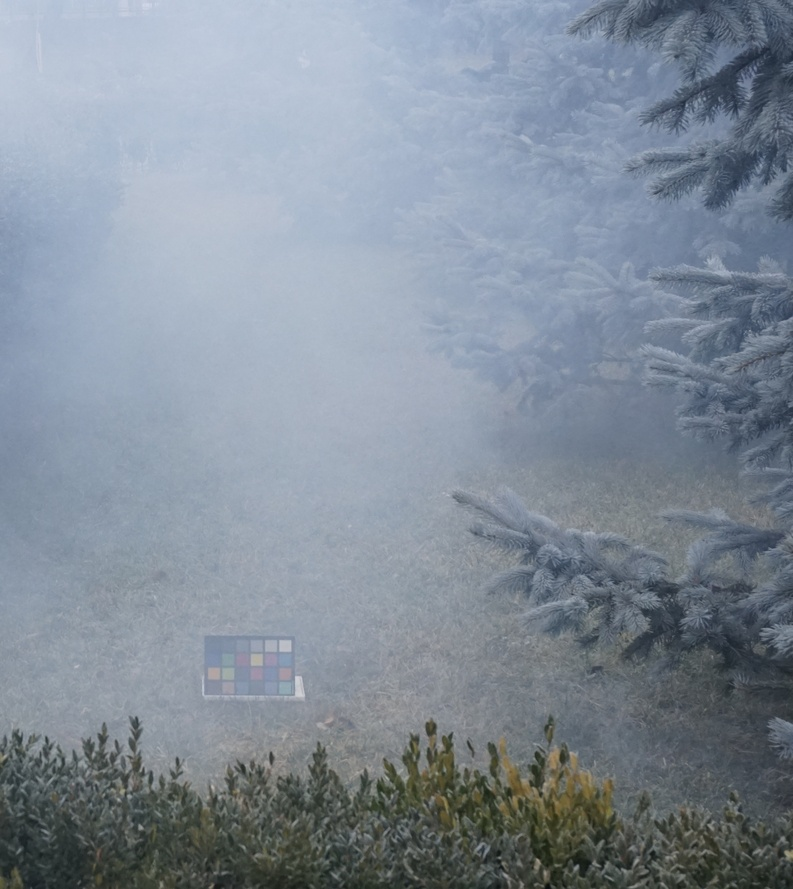
#> input picture data/hazy/08_outdoor_hazy.jpg, 793 x 889 px, shrunk from 2776 x 3112 before the run
$ python evaluate.py --hazy-dir ../data/hazy --gt-dir ../data/hazy
#> lines starting #> are read from the running program, lines starting #| are printed output that depends on the picture
### src/io_utils.py
from __future__ import annotations

from pathlib import Path

import numpy as np
from PIL import Image

from .postprocessing import to_uint8


def list_images(directory: str | Path, extensions: list[str]) -> list[Path]:
    """Return all image paths under `directory` matching the given extensions."""
    return [p for p in Path(directory).rglob("*") if p.suffix.lower() in extensions]


def read_image(path: str | Path) -> np.ndarray:
    """Load an image from disk as an RGB float array in [0, 1]."""
    return np.array(Image.open(path).convert("RGB")) / 255.0


# [11 lines left out: functions write_image, ensure_dir, not called in this run]

### src/dark_channel.py
from __future__ import annotations

import numpy as np


from scipy.ndimage import minimum_filter


def estimate_dark_channel(image: np.ndarray, patch_size: int) -> np.ndarray:
    """Compute the dark channel: J_dark(x) = min_{y in Omega(x)} min_c J^c(y).

    image: HxWx3 float in [0, 1]
    Returns HxW float array.
    """
    dark = minimum_filter(np.min(image, axis=2), size=patch_size)
    return dark

### src/atmospheric_light.py
from __future__ import annotations

import numpy as np


def estimate_atmospheric_light(
    image: np.ndarray,
    dark_channel: np.ndarray,
    top_percent: float,
) -> np.ndarray:
    """Estimate the atmospheric light A from the brightest pixels of the dark channel.

    image: HxWx3 float in [0, 1]
    dark_channel: HxW float
    top_percent: fraction of brightest dark-channel pixels to consider.
    Returns a 3-vector A.
    """

    num_pixels = max(1, int(top_percent * dark_channel.size))
    brightest_pixels = np.argsort(dark_channel, axis=None)[-num_pixels:]
    brightest_pixels = np.unravel_index(brightest_pixels, dark_channel.shape)
    candidates = image[brightest_pixels]
    brightest_idx = np.argmax(np.sum(candidates, axis=1))
    return candidates[brightest_idx]

### src/pipeline.py
from __future__ import annotations

from pathlib import Path

import numpy as np

try:
    from tqdm import tqdm
except ImportError:
    def tqdm(iterable, **_kwargs):
        return iterable

from .constants import IMAGE_EXTENSIONS
from .dark_channel import estimate_dark_channel
from .atmospheric_light import estimate_atmospheric_light
from .io_utils import ensure_dir, list_images, read_image, write_image
from .transmission import estimate_transmission
from .sky_detection import detect_sky_mask, apply_sky_transmission
from .refinement import refine_transmission
from .recovery import recover_scene_radiance, gamma_correct
from .postprocessing import clip_image


def dehaze_image(
    image: np.ndarray,
    patch_size: int,
    omega: float,
    t_min: float,
    atmos_top_percent: float,
    guided_radius: int,
    guided_eps: float,
    gamma: float,
    sky_brightness_threshold: float,
    sky_dark_channel_threshold: float,
    sky_transmission: float,
    skip_refinement: bool = False,
    skip_sky_detection: bool = False,
) -> np.ndarray:
    """Run the full dehazing pipeline on a single image.

    Stages:
        1. Dark channel computation
        2. Atmospheric light estimation
        3. Coarse transmission estimation
        4. Sky detection and transmission correction — skipped if skip_sky_detection=True
        5. Transmission refinement (guided filter) — skipped if skip_refinement=True
        6. Scene radiance recovery
        7. Postprocessing
    """
    dark_channel = estimate_dark_channel(image, patch_size)
    atmospheric_light = estimate_atmospheric_light(image, dark_channel, atmos_top_percent)
    transmission = estimate_transmission(image, atmospheric_light, patch_size, omega)
    if not skip_sky_detection:
        sky_mask = detect_sky_mask(image, dark_channel, sky_brightness_threshold, sky_dark_channel_threshold)
        transmission = apply_sky_transmission(transmission, sky_mask, sky_transmission)
    if not skip_refinement:
        transmission = refine_transmission(image, transmission, guided_radius, guided_eps)
    recovered = recover_scene_radiance(image, transmission, atmospheric_light, t_min)
    return gamma_correct(clip_image(recovered), gamma)


# [44 lines left out: function process_directory, not called in this run]

### src/transmission.py
from __future__ import annotations

import numpy as np

from .dark_channel import estimate_dark_channel


def estimate_transmission(
    image: np.ndarray,
    atmospheric_light: np.ndarray,
    patch_size: int,
    omega: float,
) -> np.ndarray:
    """Estimate the coarse transmission map t(x) = 1 - omega * dark_channel(I/A).

    image: HxWx3 float in [0, 1]
    atmospheric_light: 3-vector A
    Returns HxW float array.
    """
    normalised = image / atmospheric_light
    dark = estimate_dark_channel(normalised, patch_size)
    return 1 - omega * dark


def clip_transmission(transmission: np.ndarray, t_min: float) -> np.ndarray:
    """Lower-bound the transmission map by t_min to avoid noise amplification."""
    return np.maximum(transmission, t_min)

### src/postprocessing.py
from __future__ import annotations

import numpy as np


def clip_image(image: np.ndarray) -> np.ndarray:
    """Clip an image to [0, 1]."""
    return np.clip(image, 0, 1)


def to_uint8(image: np.ndarray) -> np.ndarray:
    """Convert a float image in [0, 1] to uint8."""
    return (clip_image(image) * 255).round().astype(np.uint8)

### src/sky_detection.py
from __future__ import annotations

import numpy as np


def detect_sky_mask(
    image: np.ndarray,
    dark_channel: np.ndarray,
    brightness_threshold: float,
    dark_channel_threshold: float,
) -> np.ndarray:
    """Return a boolean mask of sky pixels.

    Sky pixels are typically bright across all channels and have a high dark
    channel value (violating the dark channel prior). Both conditions are
    combined to reduce false positives on bright non-sky regions.

    image: HxWx3 float in [0, 1]
    dark_channel: HxW float
    Returns HxW boolean array, True where sky is detected.
    """
    brightness = np.mean(image, axis=2)
    return (brightness >= brightness_threshold) & (dark_channel >= dark_channel_threshold)


def apply_sky_transmission(
    transmission: np.ndarray,
    sky_mask: np.ndarray,
    sky_transmission: float,
) -> np.ndarray:
    """Override transmission values in sky regions with a fixed value.

    Prevents the dark channel prior from under-estimating transmission in
    the sky, which would otherwise cause over-brightening on recovery.

    transmission: HxW float
    sky_mask: HxW boolean
    Returns HxW float transmission map with sky regions corrected.
    """
    corrected = transmission.copy()
    corrected[sky_mask] = sky_transmission
    return corrected

### src/refinement.py
from __future__ import annotations

import cv2
import numpy as np


def guided_filter(
    guide: np.ndarray,
    src: np.ndarray,
    radius: int,
    eps: float,
) -> np.ndarray:
    """Edge-preserving guided filter.

    guide: HxW or HxWx3 float guidance image (typically the hazy input as grayscale).
    src: HxW float image to be filtered (typically the coarse transmission).
    Returns HxW float refined image.
    """
    if guide.ndim == 3:
        guide = cv2.cvtColor(guide.astype(np.float32), cv2.COLOR_RGB2GRAY)
    else:
        guide = guide.astype(np.float32)

    src = src.astype(np.float32)
    radius = max(1, int(radius))
    window_size = (2 * radius + 1, 2 * radius + 1)

    mean_guide = cv2.boxFilter(guide, ddepth=-1, ksize=window_size, normalize=True)
    mean_src = cv2.boxFilter(src, ddepth=-1, ksize=window_size, normalize=True)
    mean_guide_src = cv2.boxFilter(guide * src, ddepth=-1, ksize=window_size, normalize=True)
    cov_guide_src = mean_guide_src - mean_guide * mean_src

    mean_guide_sq = cv2.boxFilter(guide * guide, ddepth=-1, ksize=window_size, normalize=True)
    var_guide = mean_guide_sq - mean_guide * mean_guide

    a = cov_guide_src / (var_guide + eps)
    b = mean_src - a * mean_guide

    mean_a = cv2.boxFilter(a, ddepth=-1, ksize=window_size, normalize=True)
    mean_b = cv2.boxFilter(b, ddepth=-1, ksize=window_size, normalize=True)
    return mean_a * guide + mean_b


def refine_transmission(
    image: np.ndarray,
    transmission: np.ndarray,
    radius: int,
    eps: float,
) -> np.ndarray:
    """Refine a coarse transmission map using the configured method."""
    refined = guided_filter(image, transmission, radius, eps)
    return np.clip(refined, 0, 1)

### src/recovery.py
from __future__ import annotations

import numpy as np


def recover_scene_radiance(
    image: np.ndarray,
    transmission: np.ndarray,
    atmospheric_light: np.ndarray,
    t_min: float,
) -> np.ndarray:
    """Recover the haze-free image J using the atmospheric scattering model:

        J(x) = (I(x) - A) / max(t(x), t_min) + A
    """
    t = np.maximum(transmission, t_min)[..., None]
    return (image - atmospheric_light) / t + atmospheric_light


def gamma_correct(image: np.ndarray, gamma: float) -> np.ndarray:
    """Apply gamma correction for tonal adjustment after recovery."""
    if gamma <= 0:
        raise ValueError("gamma must be positive")
    if gamma == 1.0:
        return image
    return np.power(np.clip(image, 0, None), 1.0 / gamma)

### scripts/evaluate.py
"""Evaluate the dehazing pipeline across ablation configurations.

Given a directory of hazy images and a matching directory of ground-truth
haze-free references (same filename in each), compute PSNR and SSIM for each
of the four ablation configurations:

    coarse           — skip refinement AND sky detection
    +sky             — skip refinement only
    +refinement      — skip sky detection only
    full             — full pipeline

Writes per-image and averaged metrics to a CSV file, and a Markdown table
suitable for pasting into the report.

Example:
    python scripts/evaluate.py \\
        --hazy-dir data/hazy \\
        --gt-dir data/gt \\
        --output-csv results/metrics.csv
"""
from __future__ import annotations

import argparse
import csv
import statistics
import sys
from pathlib import Path

sys.path.insert(0, str(Path(__file__).resolve().parent.parent))

import numpy as np
from skimage.metrics import peak_signal_noise_ratio as psnr_metric
from skimage.metrics import structural_similarity as ssim_metric

from src import constants
from src.io_utils import read_image
from src.pipeline import dehaze_image


CONFIGS: list[tuple[str, dict]] = [
    ("coarse",      {"skip_refinement": True,  "skip_sky_detection": True}),
    ("+sky",        {"skip_refinement": True,  "skip_sky_detection": False}),
    ("+refinement", {"skip_refinement": False, "skip_sky_detection": True}),
    ("full",        {"skip_refinement": False, "skip_sky_detection": False}),
]

VALID_EXTS = {".jpg", ".jpeg", ".png", ".bmp", ".tif", ".tiff"}


def base_kwargs() -> dict:
    return dict(
        patch_size=constants.PATCH_SIZE,
        omega=constants.OMEGA,
        t_min=constants.T_MIN,
        atmos_top_percent=constants.ATMOS_TOP_PERCENT,
        guided_radius=constants.GUIDED_FILTER_RADIUS,
        guided_eps=constants.GUIDED_FILTER_EPS,
        gamma=constants.GAMMA,
        sky_brightness_threshold=constants.SKY_BRIGHTNESS_THRESHOLD,
        sky_dark_channel_threshold=constants.SKY_DARK_CHANNEL_THRESHOLD,
        sky_transmission=constants.SKY_TRANSMISSION,
    )


def match_gt(hazy_path: Path, gt_dir: Path) -> Path | None:
    """Look for a GT file with the same name, or by stem if names differ."""
    if (gt_dir / hazy_path.name).exists():
        return gt_dir / hazy_path.name
    for gt in gt_dir.iterdir():
        if gt.stem == hazy_path.stem and gt.suffix.lower() in VALID_EXTS:
            return gt
    # RESIDE-style: hazy is "1400_3_0.85.jpg", GT is "1400.jpg"
    stem_prefix = hazy_path.stem.split("_")[0]
    for gt in gt_dir.iterdir():
        if gt.stem == stem_prefix and gt.suffix.lower() in VALID_EXTS:
            return gt
    # Outdoor-style: hazy is "01_outdoor_hazy.jpg", GT is "01_outdoor_GT.jpg"
    for gt in gt_dir.iterdir():
        if gt.stem.split("_")[0] == stem_prefix and gt.suffix.lower() in VALID_EXTS:
            return gt
    return None


def parse_args() -> argparse.Namespace:
    p = argparse.ArgumentParser()
    p.add_argument("--hazy-dir", type=Path, required=True)
    p.add_argument("--gt-dir", type=Path, required=True)
    p.add_argument("--output-csv", type=Path, default=Path("results/metrics.csv"))
    p.add_argument("--output-md", type=Path, default=Path("results/metrics.md"))
    return p.parse_args()


def main() -> None:
    args = parse_args()
    args.output_csv.parent.mkdir(parents=True, exist_ok=True)
    kwargs = base_kwargs()

    per_image_rows: list[list] = []
    aggregated: dict[str, dict[str, list[float]]] = {
        name: {"psnr": [], "ssim": []} for name, _ in CONFIGS
    }

    hazy_paths = sorted(p for p in args.hazy_dir.iterdir() if p.suffix.lower() in VALID_EXTS)
    if not hazy_paths:
        raise SystemExit(f"No images found in {args.hazy_dir}")

    for hazy_path in hazy_paths:
        gt_path = match_gt(hazy_path, args.gt_dir)
        if gt_path is None:
            print(f"[skip] no GT match for {hazy_path.name}")
            continue

        hazy = read_image(hazy_path)
        gt = read_image(gt_path)
        if gt.shape != hazy.shape:
            print(f"[skip] shape mismatch {hazy_path.name}: hazy={hazy.shape} gt={gt.shape}")
            continue

        for name, overrides in CONFIGS:
            out = dehaze_image(hazy, **{**kwargs, **overrides})
            out = np.clip(out, 0, 1).astype(np.float64)
            gt_f = gt.astype(np.float64)
            psnr_val = psnr_metric(gt_f, out, data_range=1.0)
            ssim_val = ssim_metric(gt_f, out, data_range=1.0, channel_axis=2)
            per_image_rows.append([hazy_path.name, name, psnr_val, ssim_val])
            aggregated[name]["psnr"].append(psnr_val)
            aggregated[name]["ssim"].append(ssim_val)
            print(f"{hazy_path.name:30s}  {name:12s}  PSNR={psnr_val:6.3f}  SSIM={ssim_val:.4f}")
#> this loop made 4 passes
#> (printed output is left out)
#> pass 1, in estimate_dark_channel, `dark = minimum_filter(np.min(image, axis=2), size=patch_size)`:
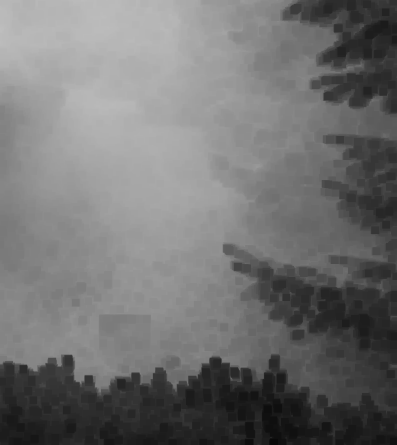
#> dark: shape (889, 793) float64 (shown at 1/2 size); min 0.0353, max 0.749, mean 0.446
#> pass 1, in estimate_transmission, `normalised = image / atmospheric_light`:
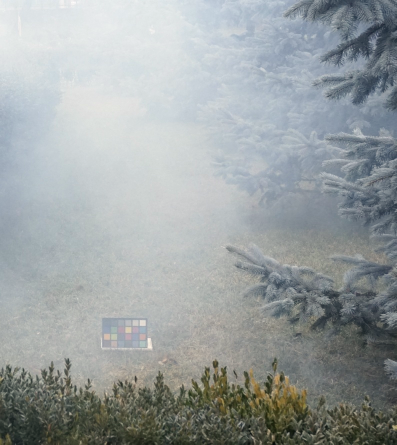
#> normalised: shape (889, 793, 3) float64 (shown at 1/2 size); mean R, G, B 0.661, 0.685, 0.687; drawn with min black and max white
#> pass 1, in estimate_dark_channel (call 2), `dark = minimum_filter(np.min(image, axis=2), size=patch_size)`:
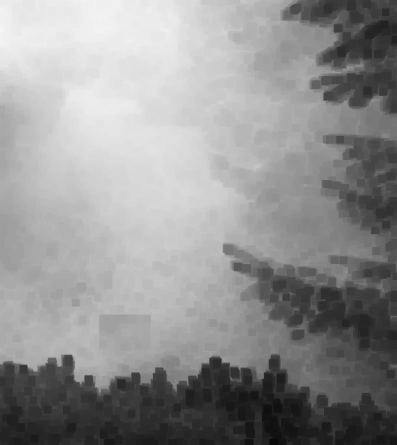
#> dark: shape (889, 793) float64 (shown at 1/2 size); min 0.0404, max 0.969, mean 0.573
#> pass 1, in dehaze_image, `transmission = estimate_transmission(image, atmospheric_light, patch_s..`:
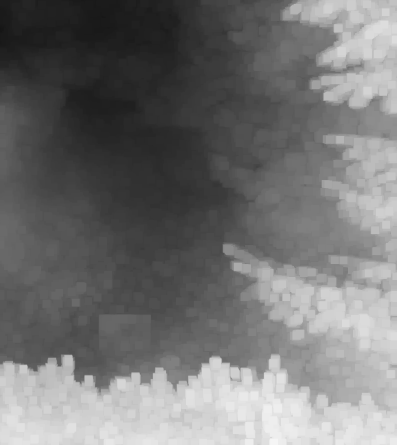
#> transmission: shape (889, 793) float64 (shown at 1/2 size); min 0.0798, max 0.962, mean 0.455
#> after the loop, per_image_rows = [['08_outdoor_hazy.jpg', 'coarse', 10.31, 0.614], ['08_outdoor_hazy.jpg', '+sky', 10.31, 0.614], ['08_outdoor_hazy.jpg', '+refinement', 10.61, 0.732], ['08_outdoor_hazy.jpg', 'full', 10.61, 0.732]]
#> pass 2 of the loop in main, `for hazy_path in hazy_paths:`:
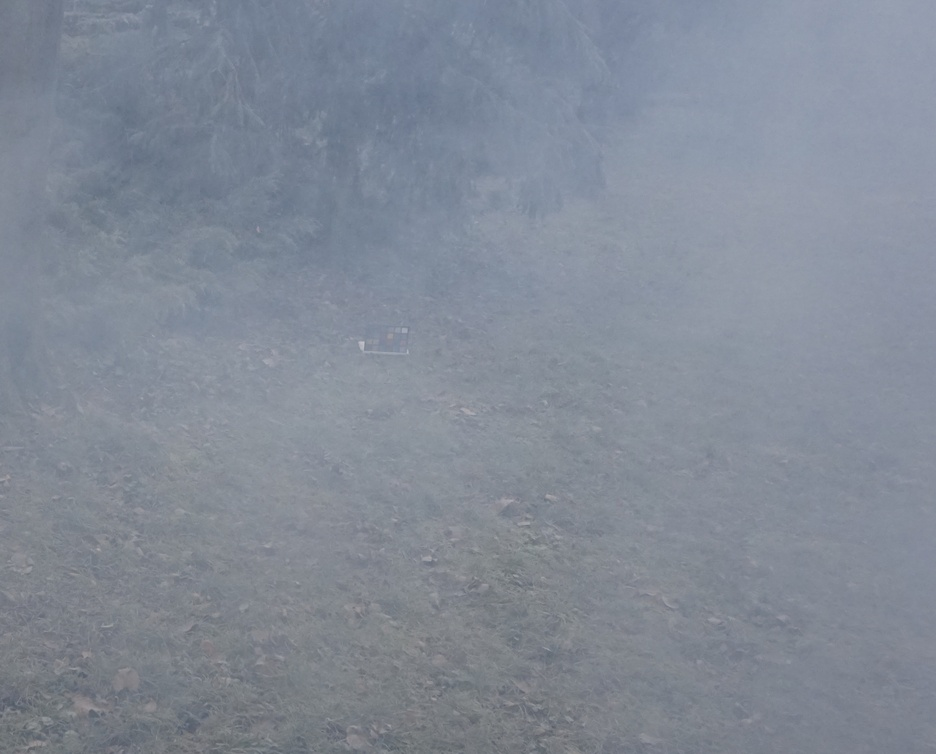
#> input picture data/hazy/09_outdoor_hazy.jpg, 936 x 754 px, shrunk from 3006 x 2422 before the run
#> the loop in main, `for name, overrides in CONFIGS:` made 4 passes
#> (psnr_val, ssim_val) on passes 1 to 4: (11.12, 0.525), (11.12, 0.525), (11.22, 0.612), (11.22, 0.612)
#> (printed output is left out)
#> pass 1, in estimate_dark_channel (call 9), `dark = minimum_filter(np.min(image, axis=2), size=patch_size)`:
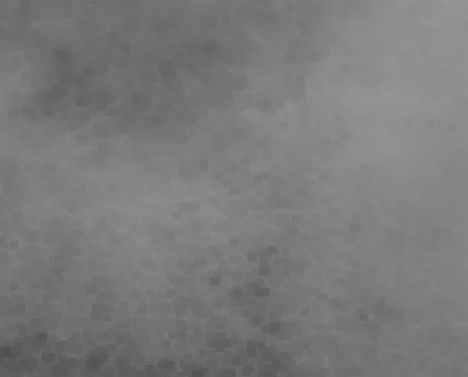
#> dark: shape (754, 936) float64 (shown at 1/2 size); min 0.314, max 0.58, mean 0.48
#> pass 1, in dehaze_image (call 5), `transmission = estimate_transmission(image, atmospheric_light, patch_s..`:
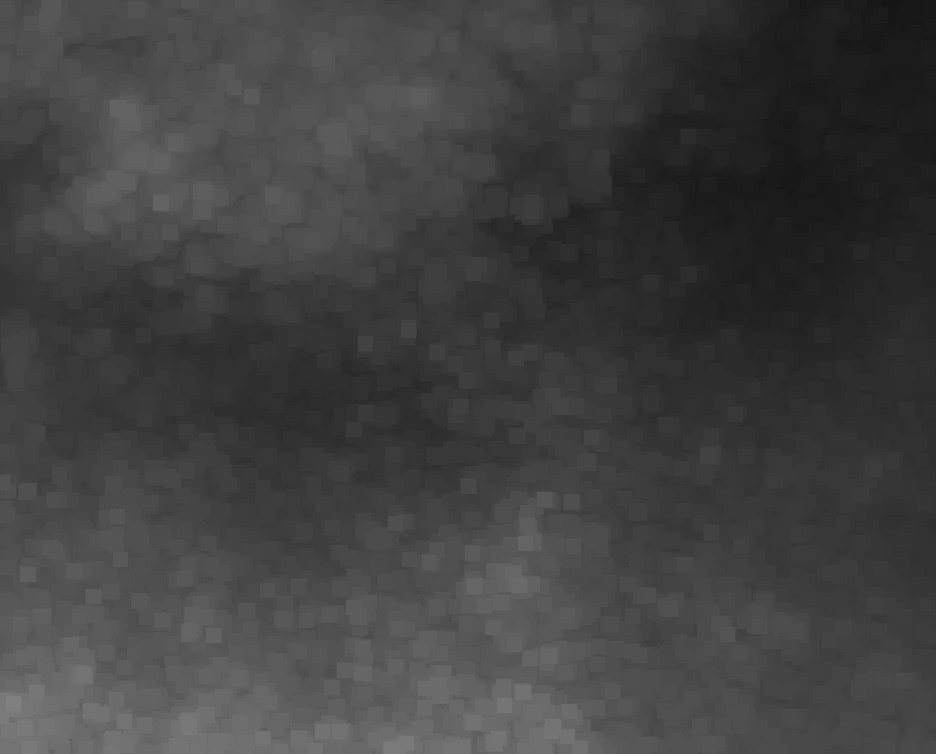
#> transmission: shape (754, 936) float64; min 0.081, max 0.503, mean 0.256
#> after the loop in main, `for name, overrides in CONFIGS:`: per_image_rows = 8 items

    # Write per-image CSV.
    with open(args.output_csv, "w", newline="") as f:
        w = csv.writer(f)
        w.writerow(["image", "config", "psnr", "ssim"])
        w.writerows(per_image_rows)
        w.writerow([])
        w.writerow(["config", "psnr_mean", "psnr_std", "ssim_mean", "ssim_std"])
        for name, _ in CONFIGS:
            psnrs = aggregated[name]["psnr"]
            ssims = aggregated[name]["ssim"]
            if not psnrs:
                continue
            w.writerow([
                name,
                statistics.mean(psnrs),
                statistics.stdev(psnrs) if len(psnrs) > 1 else 0.0,
                statistics.mean(ssims),
                statistics.stdev(ssims) if len(ssims) > 1 else 0.0,
            ])

    # Write a Markdown summary table.
    with open(args.output_md, "w") as f:
        f.write("| Configuration | PSNR ↑ | SSIM ↑ |\n")
        f.write("|---|---|---|\n")
        for name, _ in CONFIGS:
            psnrs = aggregated[name]["psnr"]
            ssims = aggregated[name]["ssim"]
            if not psnrs:
                continue
            f.write(f"| {name} | {statistics.mean(psnrs):.3f} | {statistics.mean(ssims):.4f} |\n")

    print(f"\nWrote {args.output_csv}")
    print(f"Wrote {args.output_md}")


if __name__ == "__main__":
    main()
